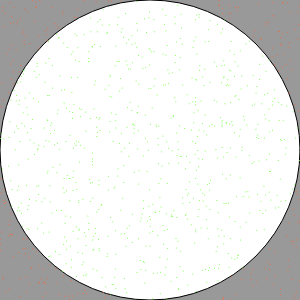
Frame 1 (no input)
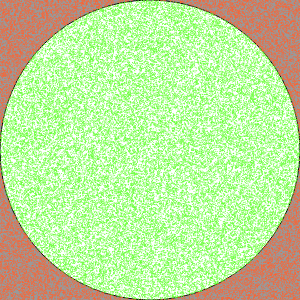
Frame 60 (no input)
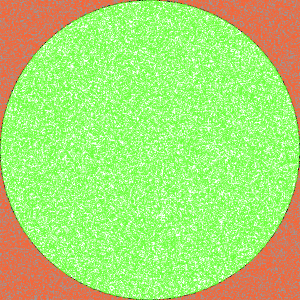
Frame 120 (the mouse pressed at the canvas centre since frame 60)

The p5.js sketch that drew these frames (run headless with seeded random() and noise() and a simulated clock; from frame 60 on, the mouse is pressed at the canvas centre):

// p5.js sketch
// ── sketch.js
let points = [];

let inside = 0;
let total = 0;

let htmlDiv;
let recordDiv;
let inputElement;
let resetButton;

let record = 0;
let updateRate = 1000;

let WIDTH = 300;
let HEIGHT = 300;


function setup() {
	createCanvas(WIDTH, HEIGHT);
	background(153);
	circle(WIDTH / 2, HEIGHT / 2, WIDTH);
	htmlDiv = createDiv();
	recordDiv = createDiv();
	inputElement = createInput(100);
	inputElement.input(() => {
		updateRate = int(inputElement.value());
	});
	resetButton = createButton("Reset");
	resetButton.mousePressed(() => {
		createCanvas(WIDTH, HEIGHT);
		background(153);
		circle(WIDTH / 2, HEIGHT / 2, WIDTH);

		updateRate = 1000;
		record = 0;
		inside = 0;
		total = 0;

		inputElement.value(updateRate);
	})

	frameRate(24);
}


function draw() {
	for (var i = 0; i < updateRate; i++) {
		var x = random(WIDTH);
		var y = random(HEIGHT);

		stroke(255, 255, 255);
		strokeWeight(1);

		total++;
		if (intersects(x, y)) {
			stroke(100, 255, 50);
			inside++;
		} else {
			stroke(255, 100, 50);
		}

		point(x, y);
	}

	var pie = Math.abs(4.0 * inside / total);
	htmlDiv.html("PI: " + pie);
	

    let recordDiff = Math.abs(Math.PI - record);
    let diff = Math.abs(Math.PI - pie);
    if (diff < recordDiff) {
		recordDiff = diff;
		record = pie;
		recordDiv.html("Record: " + record);
    }
} 

function intersects(x, y) {
	var dx = x - WIDTH / 2;
	var dy = y - HEIGHT / 2;
	var radius = WIDTH /2;
	if ((dx * dx) + (dy * dy) < (radius * radius)) return true;
	return false;
}
